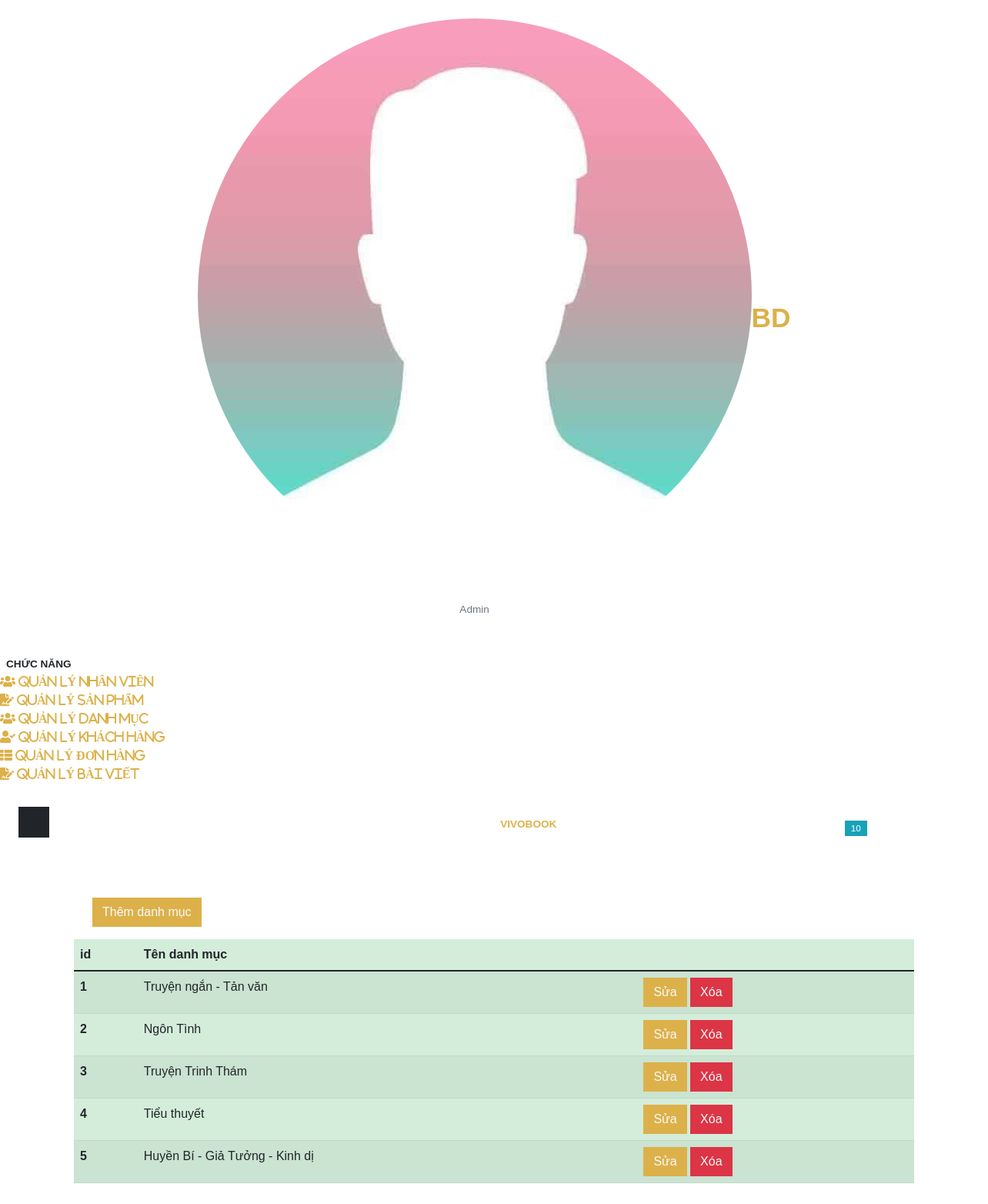
Page /admin.php?category (signed in) on the committed database.
### tables this page shows
CREATE TABLE `danhmuc` (
  `id_danhmuc` int(11) NOT NULL,
  `tendanhmuc` varchar(255) NOT NULL
);

### category.php (the view, shortened to what this page needs)
<?php
include('includes/connect.php');
?>
     <div class="container">
    <button class="btn btn-primary my-3"><a href="insert_category.php" class="text-light">Thêm danh mục</a></button>
    </div>
    <table class="table table-success table-striped">
    <thead>
    <tr>
      <th scope="col">id</th>
      <th scope="col">Tên danh mục</th>
      <th scope="col"> </th>
    </tr>
    </thead>
    <tbody>
    <?php
    $select_query="SELECT * FROM `danhmuc`";
    $result_query=mysqli_query($con,$select_query);
    while($row=mysqli_fetch_array($result_query)){
      $id_danhmuc=$row['id_danhmuc'];
      $danhmuc=$row['tendanhmuc'];
      echo " <tr>
        <th scope='row'>$id_danhmuc</th>
        <td>$danhmuc</td>
        <td>
          <button class='btn btn-primary'><a href='update_category.php?updateid=$id_danhmuc' class='text-light'>Sửa</a></button>
          <button class='btn btn-danger'><a href='delete_category.php?deleteid=$id_danhmuc' class='text-light'>Xóa</a></button>
        </td>
      </tr>";
    }
    ?>
    </tbody>
    </table>

### rows in the picture
danhmuc: id_danhmuc "1", tendanhmuc "Truyện ngắn - Tản văn"
danhmuc: id_danhmuc "2", tendanhmuc "Ngôn Tình"
danhmuc: id_danhmuc "3", tendanhmuc "Truyện Trinh Thám"
danhmuc: id_danhmuc "4", tendanhmuc "Tiểu thuyết"
danhmuc: id_danhmuc "5", tendanhmuc "Huyền Bí - Giả Tưởng - Kinh dị"
